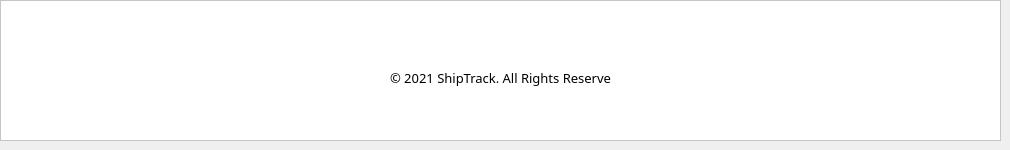
    <widget class="QWidget" name="page_7">
     <widget class="QFrame" name="frame_9">
      <property name="geometry">
       <rect>
        <x>0</x>
        <y>0</y>
        <width>1001</width>
        <height>141</height>
       </rect>
      </property>
      <property name="styleSheet">
       <string notr="true">background-color: rgb(255, 255, 255);</string>
      </property>
      <property name="frameShape">
       <enum>QFrame::StyledPanel</enum>
      </property>
      <property name="frameShadow">
       <enum>QFrame::Raised</enum>
      </property>
      <widget class="QLabel" name="label_11">
       <property name="geometry">
        <rect>
         <x>465</x>
         <y>10</y>
         <width>71</width>
         <height>71</height>
        </rect>
       </property>
       <property name="styleSheet">
        <string notr="true">background-color: rgba(255, 255, 255, 0);
</string>
       </property>
       <property name="text">
        <string/>
       </property>
       <property name="pixmap">
        <pixmap>Logo.png</pixmap>
       </property>
       <property name="scaledContents">
        <bool>true</bool>
       </property>
       <property name="alignment">
        <set>Qt::AlignCenter</set>
       </property>
      </widget>
      <widget class="QLabel" name="label_12">
       <property name="geometry">
        <rect>
         <x>390</x>
         <y>70</y>
         <width>221</width>
         <height>16</height>
        </rect>
       </property>
       <property name="font">
        <font>
         <family>Glacial Indifference</family>
         <pointsize>10</pointsize>
        </font>
       </property>
       <property name="text">
        <string>© 2021 ShipTrack. All Rights Reserved</string>
       </property>
      </widget>
     </widget>
    </widget>
